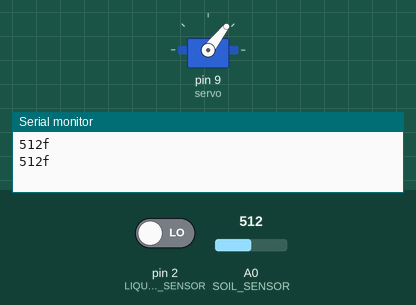
This sketch was run on a simulated Arduino Uno, built with avr-gcc and run on an emulated ATmega328P. Parts: servo, the last lines printed to the serial monitor. The inputs (shaded band) are chosen by the test bench; at power-on: pin 2 (LIQUID_LEVEL_SENSOR) LOW, A0 (SOIL_SENSOR) = 512.

Above: at 10.8 s.
10.9 s: pin 2 (LIQUID_LEVEL_SENSOR) driven HIGH
At 11.37 s:
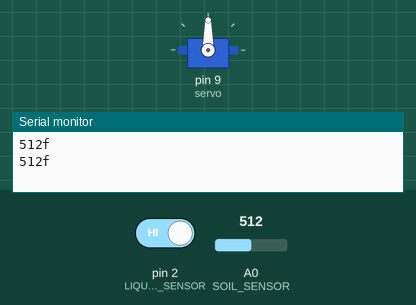
At 13.8 s:
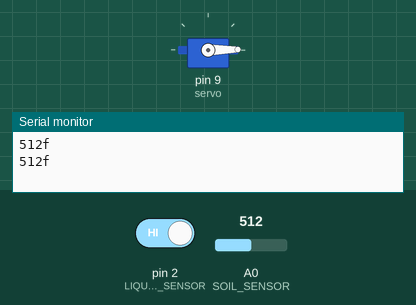
21.5 s: pin 2 (LIQUID_LEVEL_SENSOR) driven LOW
29.0 s: A0 (SOIL_SENSOR) set to 832
36.5 s: A0 (SOIL_SENSOR) set to 868
At 36.68 s:
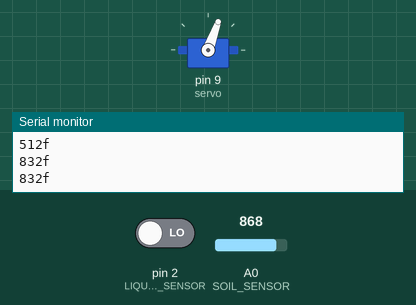
Timing chart, 0 to 39.5 s (numbered marks = the images above; inputs shaded):
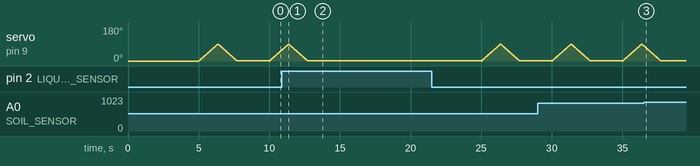

The sketch:

final.ino
```cpp
#include <MsTimer2.h>
#include <Servo.h>

// define pins for sensors
#define SOIL_SENSOR 0
#define LIQUID_LEVEL_SENSOR 2

// declare global variables
Servo servo;
int waterLevel;
int soilMoisture;
bool waterPlant = false;
String data;

void setup() {
  // set baud rate to 57600
  Serial.begin(57600);
  // declare sensors as input
  pinMode(SOIL_SENSOR, INPUT);
  pinMode(LIQUID_LEVEL_SENSOR, INPUT);
  // attach servo to pin and set initial position to 0
  servo.attach(9);
  servo.write(0);
  // set timer to call readSoilMoisture every 5000ms
  MsTimer2::set(5000, readSoilMoisture);
  MsTimer2::start();
}

void loop() {
  // if the waterPlant flag is true
  if (waterPlant) {
    // move servo 90 degrees to the right
    for (int i = 0; i < 90; i++) {
      servo.write(i);
      delay(15);
    }
    // then move servo back to upright position
    for (int j = 90; j > 0; j--) {
      servo.write(j);
      delay(15);
    }
    // retoggle the flag back to false
    waterPlant = false;
  }
}

void readSoilMoisture() {
  // read from soil sensor
  soilMoisture = analogRead(SOIL_SENSOR);
  // read from liquid level sensor
  waterLevel = digitalRead(LIQUID_LEVEL_SENSOR);
  // if waterLevel equals 1 that means water is not touching the sensor
  if (waterLevel == 1) {
    // create string consisting of soilMoisture value and 'e' for empty
    data = String(soilMoisture) + 'e';
  } else {
    // else the waterLevel equals 0 which means water is touching the sensor
    // create string consisting of soilMoisture value and 'f' for full
    data = String(soilMoisture) + 'f';
  }
  // send data to base station
  Serial.println(data);
  // if soil moisture is less than 850 and waterLevel is 0 (water is available in container)
  if (soilMoisture < 850 && waterLevel == 0) {
    // toggle the waterPlant flag to true
    waterPlant = true;
  }
}
```

Measured:
- the behaviour switches between 849 and 850 on A0 (SOIL_SENSOR) (found by bisection; images 2 and 3)
- after the input at 10.9 s, servo on pin 9 (servo): goes on until 12.7 s, then stays 1°
- after the input at 36.5 s, servo on pin 9 (servo): goes on until 37.7 s, then stays 1°
